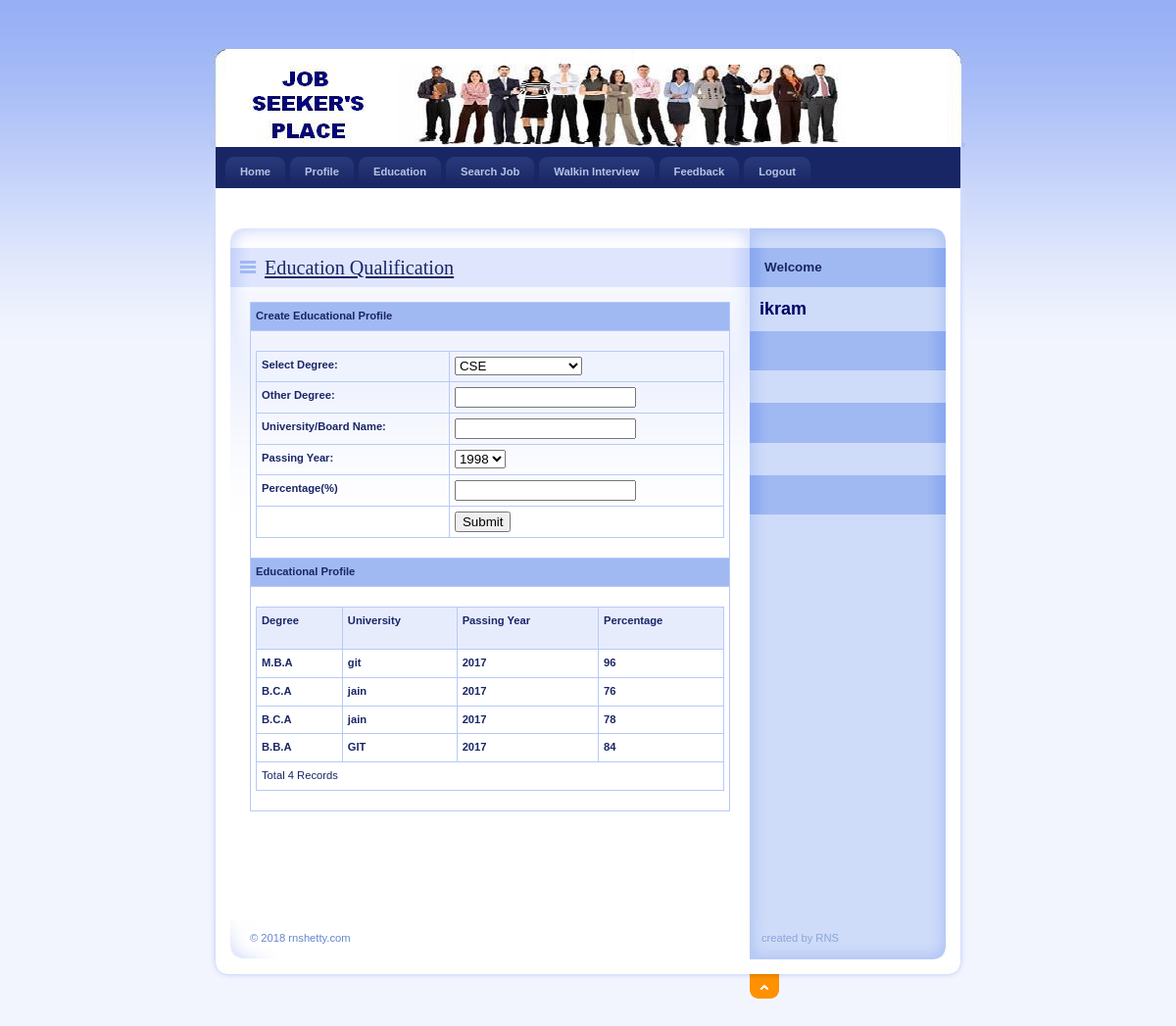
The page /JobSeeker/Education.php (signed in) on the database its author committed.
### tables this page shows
CREATE TABLE IF NOT EXISTS `jobseeker_education` (
  `EduId` int(11) NOT NULL AUTO_INCREMENT,
  `JobSeekId` int(11) NOT NULL,
  `Degree` varchar(20) NOT NULL,
  `University` varchar(100) NOT NULL,
  `PassingYear` mediumint(9) NOT NULL,
  `Percentage` float NOT NULL,
  PRIMARY KEY (`EduId`)
);

### JobSeeker/Education.php (the view, shortened to what this page needs)
<!DOCTYPE html PUBLIC "-//W3C//DTD XHTML 1.0 Strict//EN" "http://www.w3.org/TR/xhtml1/DTD/xhtml1-strict.dtd">
<html xmlns="http://www.w3.org/1999/xhtml" xml:lang="cs" lang="cs">
<head>
    <link rel="stylesheet" media="screen,projection" type="text/css" href="./css/main.css" />
    <link rel="stylesheet" media="print" type="text/css" href="./css/print.css" />
    <link rel="stylesheet" media="aural" type="text/css" href="./css/aural.css" />
    <link href="../SpryAssets/SpryValidationTextField.css" rel="stylesheet" type="text/css" />
</head>
<body id="www-url-cz">
<div id="main" class="box">
<?php
include "Header.php"
?>
<?php
include "menu.php"
?>
    <div id="page" class="box">
    <div id="page-in" class="box">
        <div id="strip" class="box noprint">
            <p id="breadcrumbs">&nbsp;</p>
        </div>
        <div id="content">
            <div class="article">
                <h2><span><a href="#">Education Qualification </a></span></h2>
              <table width="100%" border="1" cellspacing="2" cellpadding="2">
                  <tr>
                    <td bgcolor="#A0B9F3"><strong>Create Educational Profile</strong></td>
                  </tr>
                  <tr>
                    <td><form id="form1" method="post" action="InsertEdu.php">
                      <table width="100%" border="0" cellspacing="0" cellpadding="0">
                        <tr>
                          <td><strong>Select Degree:</strong></td>
                          <td>
                          <select name="cmbQual" id="cmbQual">
                          <option value="CSE">CSE</option>
                          </select>                          </td>
                        </tr>
                        <tr>
                          <td><strong>Other Degree:</strong></td>
                          <td><label>
                            <input type="text" name="txtOther" id="txtOther" />
                          </label></td>
                        </tr>
                        <tr>
                          <td><strong>University/Board Name:</strong></td>
                          <td><span id="sprytextfield1">
                            <label>
                            <input type="text" name="txtBoard" id="txtBoard" />
                            </label>
                          <span class="textfieldRequiredMsg">A value is required.</span></span></td>
                        </tr>
                        <tr>
                          <td><strong>Passing Year:</strong></td>
                          <td><label>
                            <select name="cmbYear" id="cmbYear">
                              <option>1998</option>
                            </select>
                          </label></td>
                        </tr>
                        <tr>
                          <td><strong>Percentage(%)</strong></td>
                          <td><span id="sprytextfield2">
                            <label>
                            <input type="text" name="txtPer" id="txtPer" />
                            </label>
                          <span class="textfieldRequiredMsg">A value is required.</span></span></td>
                        </tr>
                        <tr>
                          <td>&nbsp;</td>
                          <td><label>
                            <input type="submit" name="button" id="button" value="Submit" />
                          </label></td>
                        </tr>
                      </table>
                                        </form>
                    </td>
                  </tr>
                  <tr>
                    <td bgcolor="#A0B9F3"><strong>Educational Profile</strong></td>
                  </tr>
                  <tr>
                    <td><table width="100%" border="1" cellpadding="1" cellspacing="2" bordercolor="#006699" >
                      <tr>
                        <th height="32" bgcolor="#006699" class="style3"><div align="left" class="style9 style5 style2"><strong>Degree</strong></div></th>
                        <th bgcolor="#006699" class="style3"><div align="left" class="style9 style5 style2"><strong>University</strong></div></th>
                        <th bgcolor="#006699" class="style3"><div align="left" class="style9 style5 style2"><strong>Passing Year</strong></div></th>
                         <th bgcolor="#006699" class="style3"><div align="left" class="style9 style5 style2"><strong>Percentage</strong></div></th>
                      </tr>
                      <?php
					  $ID=$_SESSION['ID'];
$con = mysql_connect("localhost","root");
$sql = "select * from JobSeeker_Education where JobSeekId='".$ID."'";
$result = mysql_query($sql,$con);
while($row = mysql_fetch_array($result))
{
$Degree=$row['Degree'];
$Univ=$row['University'];
$Passing=$row['PassingYear'];
$Per=$row['Percentage'];
?>
                      <tr>
                        <td class="style3"><div align="left" class="style9 style5"><strong><?php echo $Degree;?></strong></div></td>
                        <td class="style3"><div align="left" class="style9 style5"><strong><?php echo $Univ;?></strong></div></td>
                        <td class="style3"><div align="left" class="style9 style5"><strong><?php echo $Passing;?></strong></div></td>
                         <td class="style3"><div align="left" class="style9 style5"><strong><?php echo $Per;?></strong></div></td>
                      </tr>
                      <?php
}
$records = mysql_num_rows($result);
?>
                      <tr>
                        <td colspan="4" class="style3"><div align="left" class="style12"><?php echo "Total ".$records." Records"; ?> </div></td>
                      </tr>
                    </table></td>
                  </tr>
                </table>
                <p>&nbsp;</p>
                <p class="btn-more box noprint">&nbsp;</p>
          </div>
        </div>
<?php
include "right.php"
?>
    </div>
    </div>
<?php
include "footer.php"
?>
</div>
</body>
</html>

### JobSeeker/css/main.css (style rules this page uses)
* { min-height:1px; }
body { border:0; margin:0; padding:0; background:#F2F5FE url("../design/bg.gif") 0 0 repeat-x; font:70%/160% "verdana",sans-serif; color:#192666; _text-align:center; }
a { color:#192666; }
p { border:0; margin:15px 0; padding:0; }
div { display:block; border:0; margin:0; padding:0; }
h1, h2, h3, h4, h5 { border:0; margin:15px 0 10px 0; padding:0; font-weight:bold; }
h2 { font-size:180%; line-height:100%; font-family:"georgia",serif; font-weight:normal; }
table { display:table; border-collapse:collapse; margin:15px 0; padding:0; border:1px solid #B7CAF6; font-size:100%; }
tr { display:table-row; }
th, td { display: table-cell; border:1px solid #B7CAF6; margin:0; padding:5px; vertical-align:top; text-align:left; }
th { background:#E7ECFD; text-align:center; color:#192666; font-weight:bold; }
form { border:0; margin:0; padding:0; }
a, img, span { border:0; margin:0; padding:0; }
strong, .strong { font-weight:bold; }
.box { min-height:1px; _height:1px; }
.box:after { content:"."; display:block; line-height:0px; font-size:0px; visibility:hidden; clear:both; }
#main { width:770px; margin:50px auto 0 auto; _text-align:left; }
#page { width:770px; min-height:1px; background:#FFF url("../design/bg_page.gif") 0 0 repeat-y; _height:1px; }
#page-in { min-height:1px; padding:10px 0; background:url("../design/bg_page_in.jpg") 0 0 no-repeat; _height:1px; }
#strip { position:relative; clear:both; padding:3px 20px 10px 20px; color:#6182D1; }
#strip p { margin:0; }
#strip #breadcrumbs { width:520px; margin:0; padding:0; }
#content { float:left; width:530px; _width:550px; margin:0; padding:0 0 0 20px; }
#content .article { clear:both; margin:0; padding:20px; background:url("../design/content_article_bg.jpg") 0 0 no-repeat; }
#content .article h2 { margin:0 -20px; padding:10px; background:#DEE5FD url("../design/content_title_bg.gif") 0 0 repeat-y; color:#192666; }
#content .article h2 span { background:url("../design/ico_list.gif") 0 50% no-repeat; padding-left:25px; }
#content .article p { text-align:justify; }
#content .btn-more { margin:0 0 15px 0; padding:0; border:0; position:relative; }

### JobSeeker/css/print.css (style rules this page uses)
body { border:0; margin:0; padding:0; font-size:12pt }
a { color:#000; text-decoration:none; }
h1, h2, h3 { page-break-after:avoid; page-break-inside:avoid; }
table { border-collapse: collapse; border-width:1px; border-style:solid; }
th, td { display:table-cell; border-width:1px; border-style:solid; }
.noprint { display:none; }

### JobSeeker/css/aural.css (style rules this page uses)
body { voice-family:paul,male; volume:loud; speech-rate:slow; richness:90; stress:20; }
h1, h2, h3, h4, h5 { cue-before:url("ping.au"); }
p, table { pause:50ms; }
strong { pitch:medium; pitch-range:60; stress:90; richness:90; }

### rows shown on the page
jobseeker_education: Degree "M.B.A", University "git", PassingYear "2017", Percentage "96"
jobseeker_education: Degree "B.C.A", University "jain", PassingYear "2017", Percentage "76"
jobseeker_education: Degree "B.C.A", University "jain", PassingYear "2017", Percentage "78"
jobseeker_education: Degree "B.B.A", University "GIT", PassingYear "2017", Percentage "84"

### other values the page prints
$records "4"
$_SESSION['Name'] "ikram"
